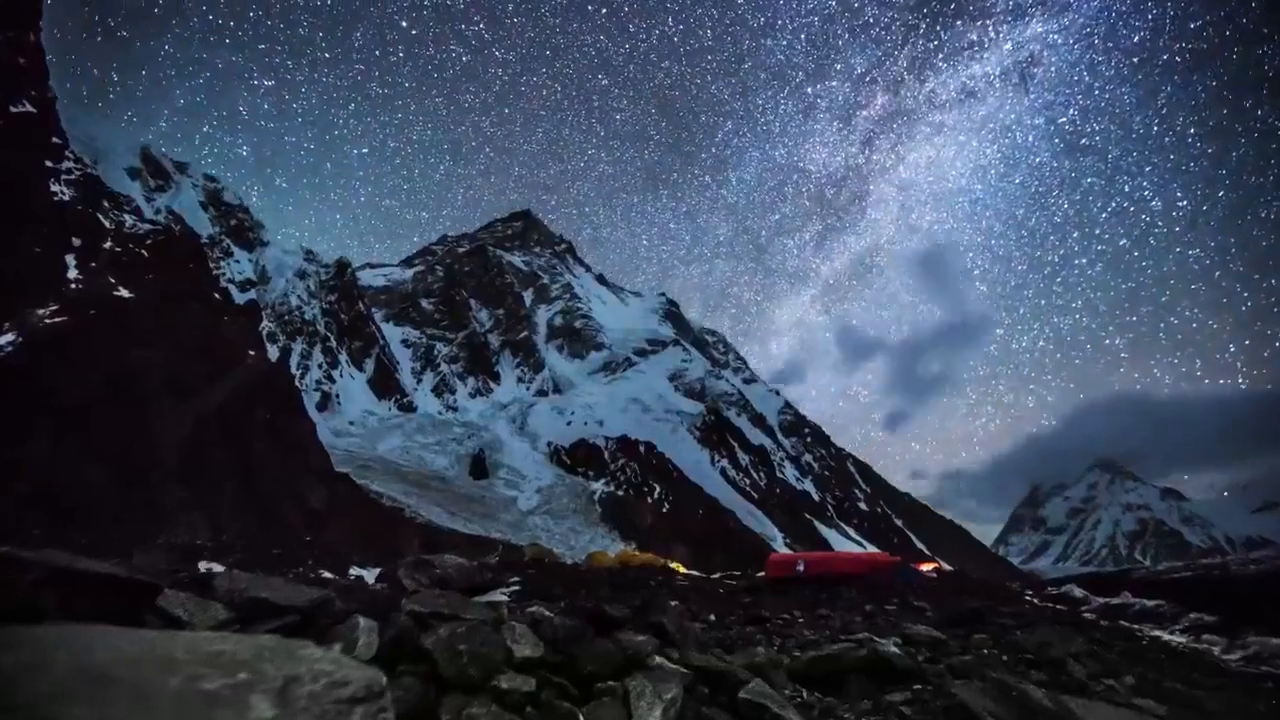
#> input picture frame 16 of Python_Implemnetation/mountain.mp4, 1280 x 720 px
$ python 3-VideoReadWrite.py
#> lines starting #> are read from the running program, lines starting #| are printed output that depends on the picture

# Import for OpenCV
import cv2

# This will control the video speed (time between frames)
frame_dalay = 1   # ms

# Load the video from video capture Object
video = cv2.VideoCapture("./mountain.mp4")

if not video.isOpened():
    print("Error: Cannot open video.")
    exit()

# Create video Capture object with codec of video
# Define codec and create VideoWriter object
fourcc = cv2.VideoWriter_fourcc(*'mp4v')  # or 'XVID' or 'X264'
width  = int(video.get(cv2.CAP_PROP_FRAME_WIDTH))
height = int(video.get(cv2.CAP_PROP_FRAME_HEIGHT))
fps    = int(video.get(cv2.CAP_PROP_FPS)) or 30  # fallback to 30 if FPS not found

out = cv2.VideoWriter("./outputVideo.mp4", fourcc, fps, (width, height))

while True:
    ret, frame = video.read()
#> frame is the input picture: shape (720, 1280, 3); mean B, G, R 85.1, 65.7, 55.4
    if not ret:
        break

    # if loaded successfully, show the video
    # Modify the image
    frame = frame+ 30
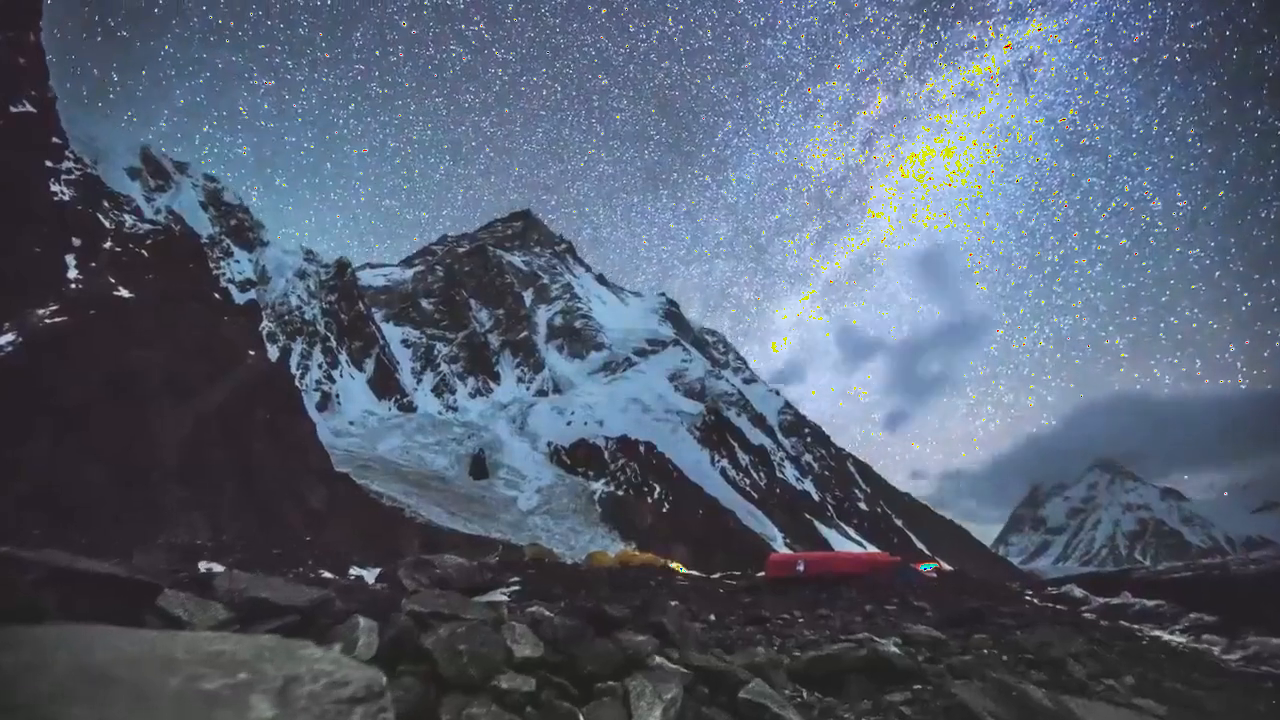
#> frame: shape (720, 1280, 3); mean B, G, R 113.5, 95.5, 85.3
    cv2.imshow("Video Frame", frame)

    # while in loop, if I pressed a key == w, break the loop
    # wait 1 msec between every frame while looping on video frames, and check if pressed also key 'w'
    if cv2.waitKey(frame_dalay) & 0xFF == ord('w'):
#> (key Esc is pressed here)
        break

    # Write the modified frame
    out.write(frame)


video.release()
out.release()
cv2.destroyAllWindows()

$ run again, starting later in the video
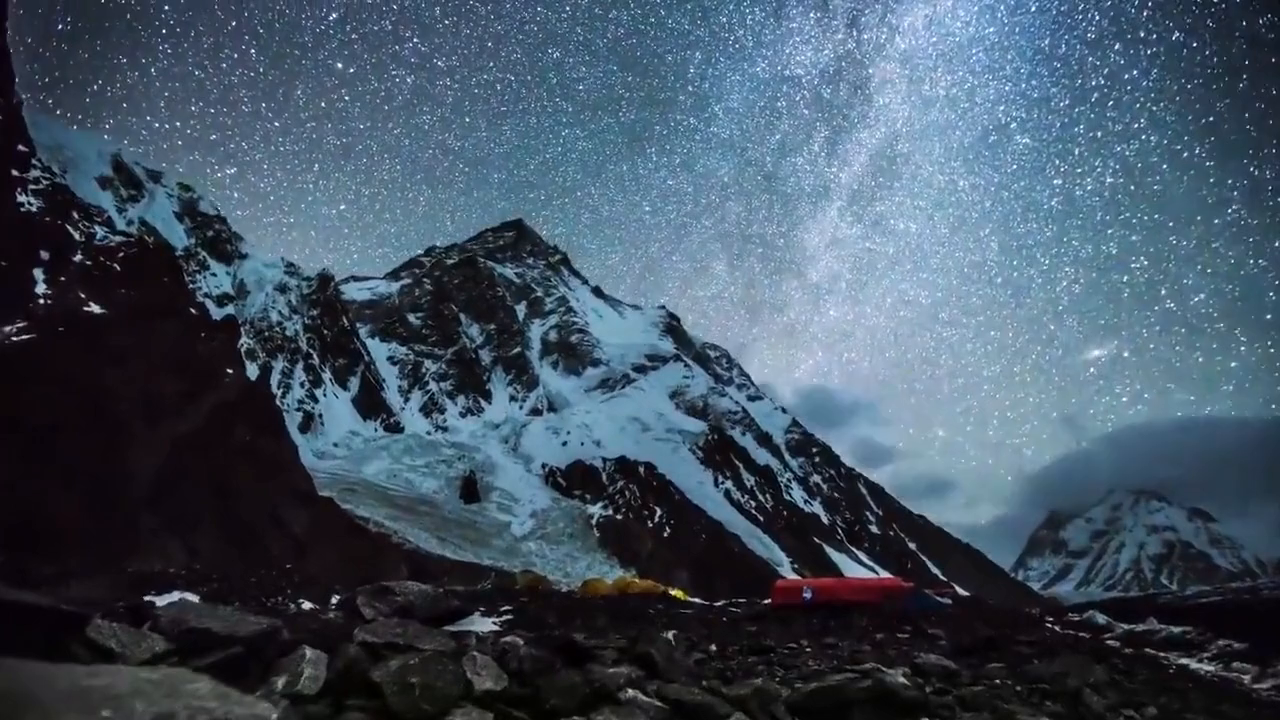
#> input picture frame 75 of Python_Implemnetation/mountain.mp4, 1280 x 720 px
#> frame is the input picture: shape (720, 1280, 3); mean B, G, R 97.5, 81.7, 65.7
#> `frame = frame+ 30`:
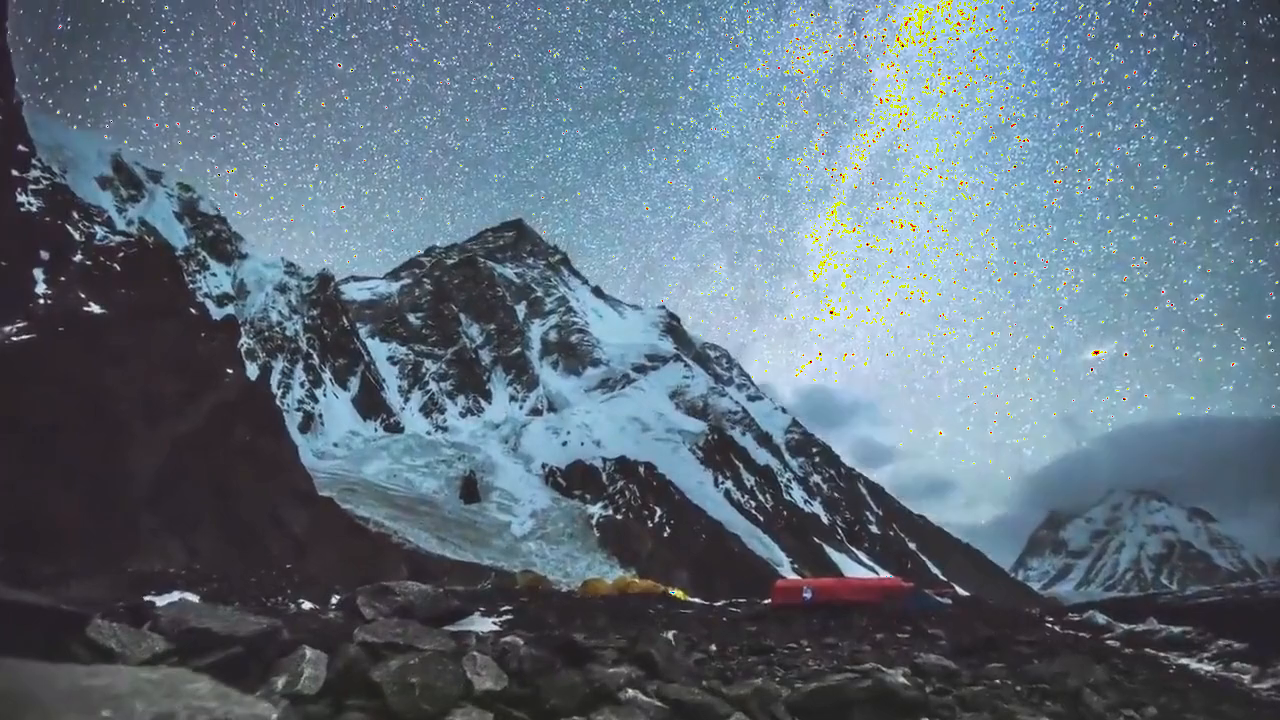
#> frame: shape (720, 1280, 3); mean B, G, R 125.1, 111.4, 95.6

$ run again, starting later in the video
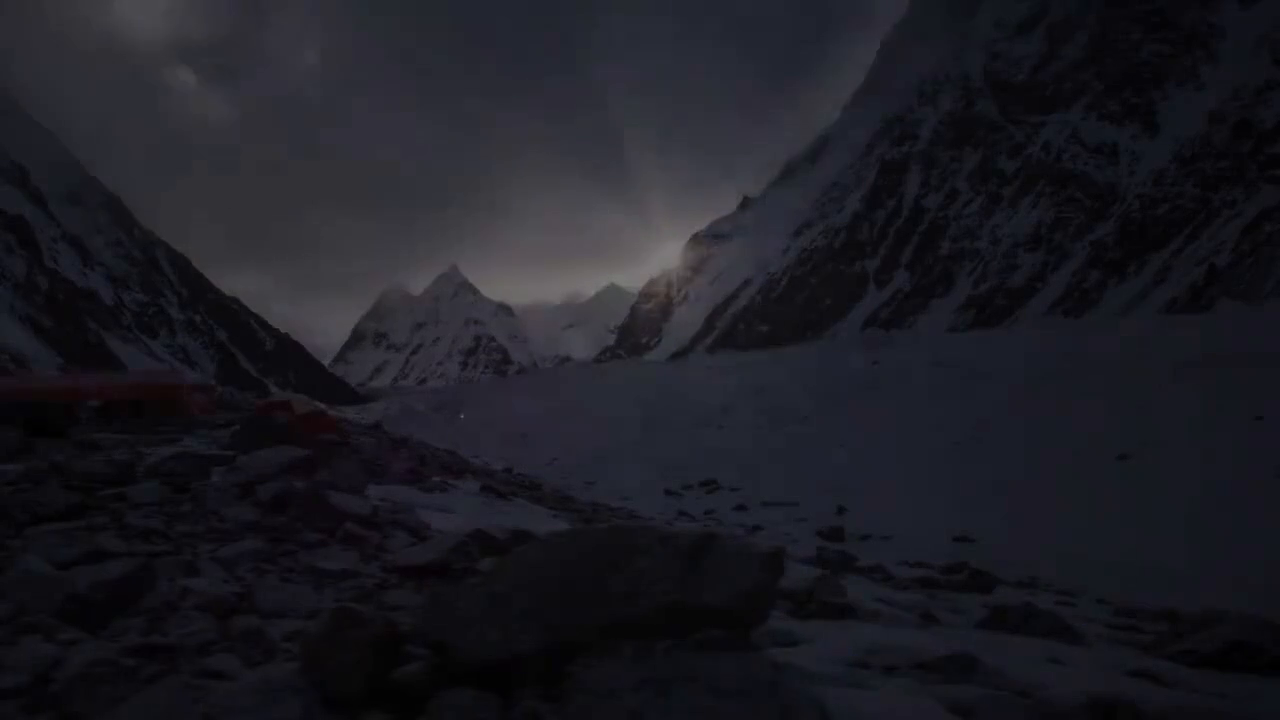
#> input picture frame 134 of Python_Implemnetation/mountain.mp4, 1280 x 720 px
#> frame is the input picture: shape (720, 1280, 3); mean B, G, R 35.4, 28.2, 28.3
#> `frame = frame+ 30`:
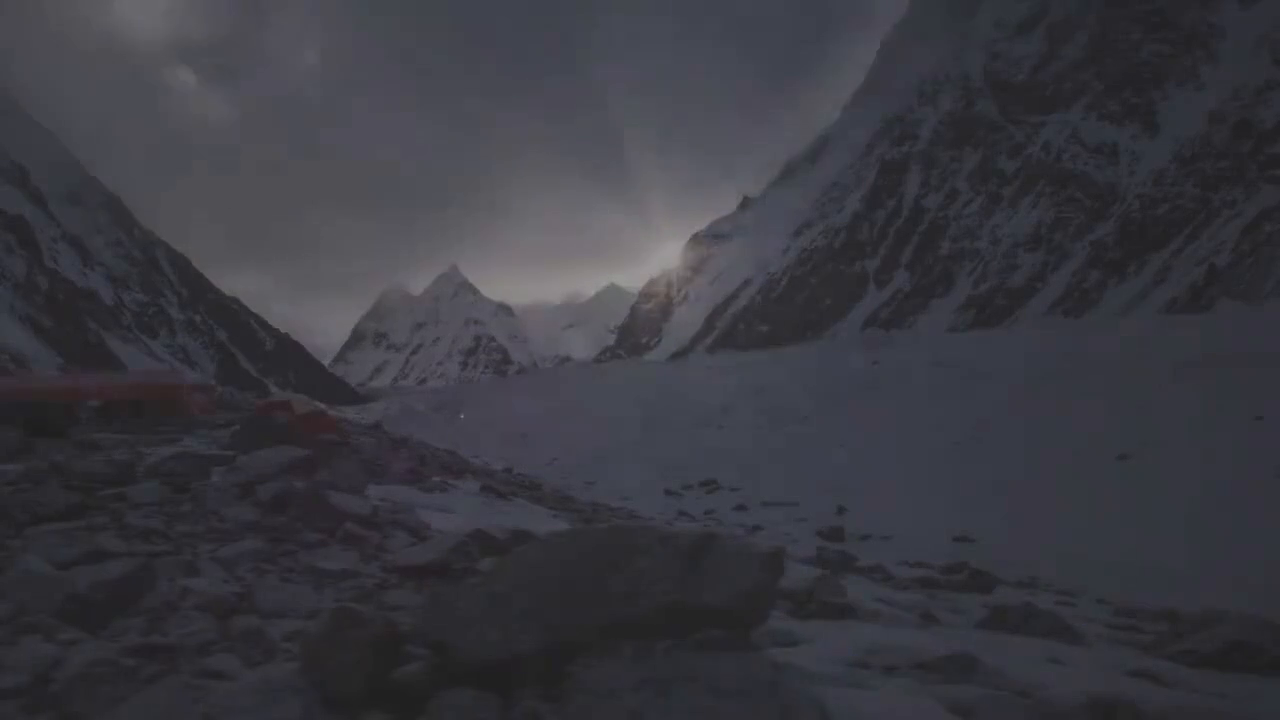
#> frame: shape (720, 1280, 3); mean B, G, R 65.4, 58.2, 58.3
